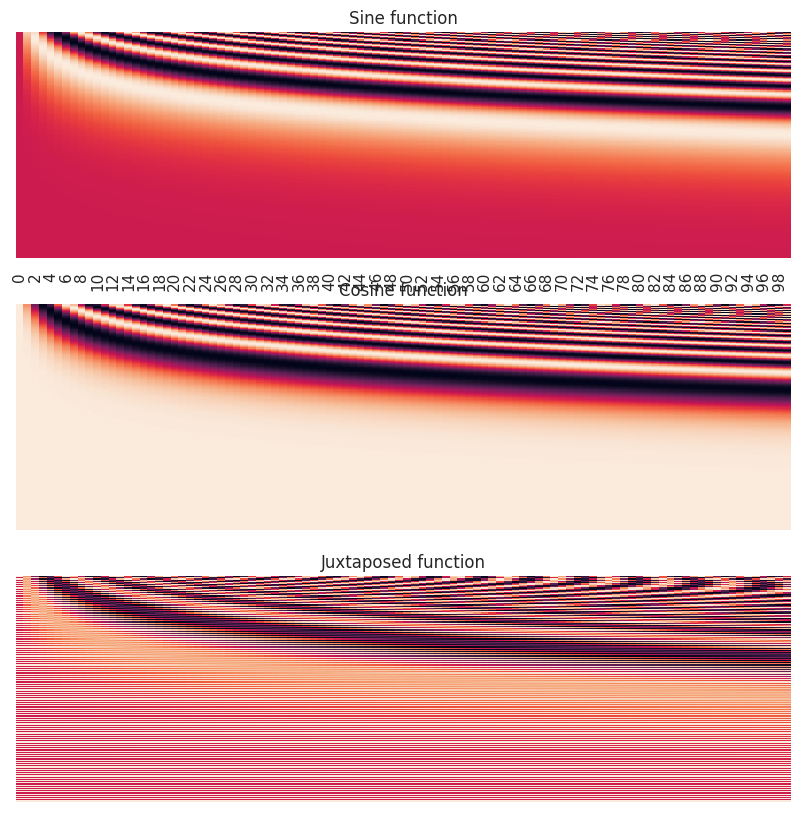

Write Python code to recreate this figure.
import seaborn as sns; sns.set()
import matplotlib.pyplot as plt
import numpy as np

T, D = 100, 200
pos, i = np.meshgrid(np.arange(T), np.arange(D))
y_sin = np.sin(np.divide(pos, np.power(10000, np.divide(i, D))))
y_cos = np.cos(np.divide(pos, np.power(10000, np.divide(i, D))))
y_cos = np.roll(y_cos, shift=1, axis=0)
ix = np.mod(np.arange(D), 2) == 0
ix = np.tile(np.expand_dims(ix, axis=1), reps=[1, T])
y = np.where(ix, y_sin, y_cos)

fig, ax = plt.subplots(figsize=(10, 10), ncols=1, nrows=3)
ax[0].set_title("Sine function")
sns.heatmap(data=y_sin, vmin=-1, vmax=1, square=False, xticklabels=[], yticklabels=[], cbar=False, ax=ax[0])
ax[1].set_title("Cosine function")
sns.heatmap(data=y_cos, vmin=-1, vmax=1, square=False, xticklabels=[], yticklabels=[], cbar=False, ax=ax[1])
ax[2].set_title("Juxtaposed function")
sns.heatmap(data=y, vmin=-1, vmax=1, square=False, xticklabels=[], yticklabels=[], cbar=False, ax=ax[2])
plt.savefig("positional_embedding.png", transparent=True, bbox_inches="tight")